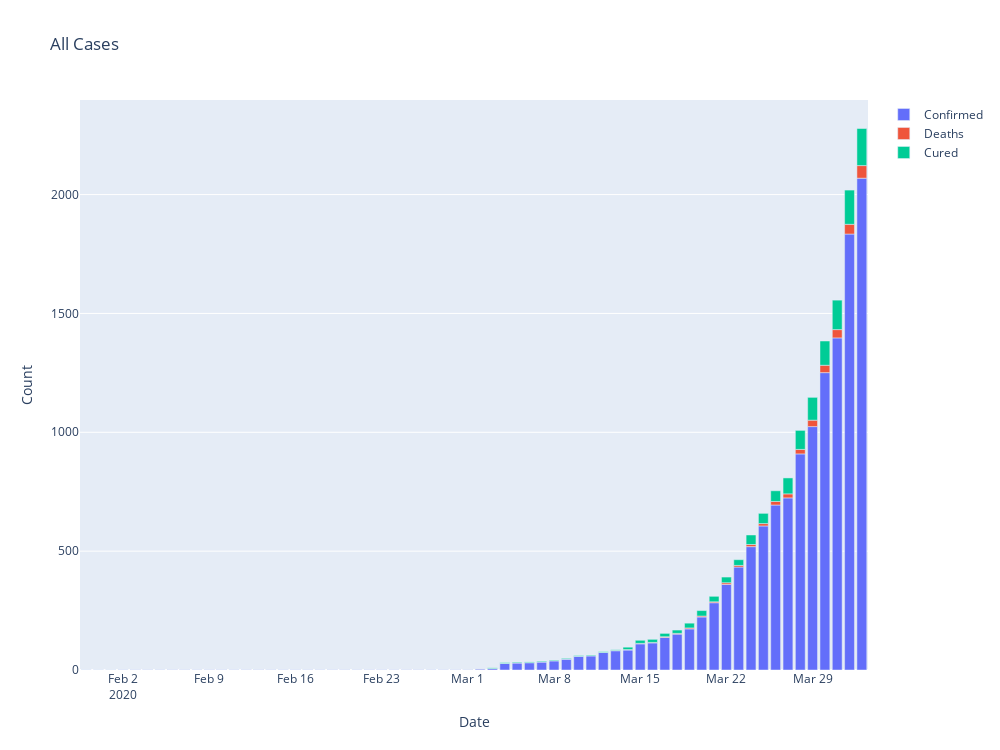

Notebook source saved alongside this figure:
### Code cell
fig = go.Figure(data=[
    go.Bar(name='Confirmed', x=date_group.Date, y=date_group.Confirmed),
    go.Bar(name='Deaths', x=date_group.Date, y=date_group.Deaths),
    go.Bar(name='Cured', x=date_group.Date, y=date_group.Cured)
])
# Change the bar mode
fig.update_layout(autosize=False,
    width=1000,
    height=750,
    title="All Cases",
    xaxis_title="Date",
    yaxis_title="Count",
    barmode='relative')
fig.show()
